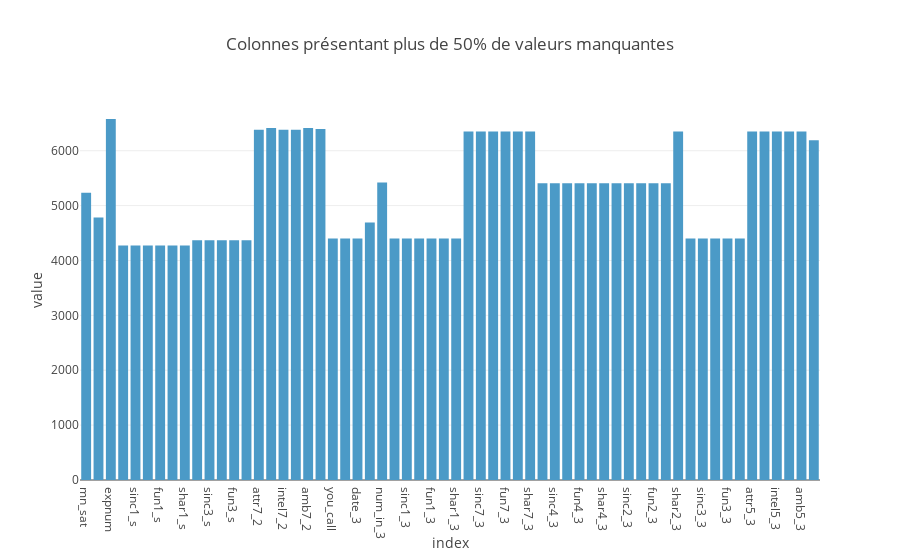

The code cell stored with this chart in its notebook:
### Code cell
missing_values = df_processed.isnull().sum()

fig = px.bar(missing_values[missing_values > len(df_processed)*0.5], 
             title="Colonnes présentant plus de 50% de valeurs manquantes")
fig.update_layout(showlegend=False)
fig.show()

### Figure 1 — Plotly figure (JSON) as saved in the notebook; plotly's stock layout.template omitted (floating-point values rounded to 4 significant figures)
{"data": [{"alignmentgroup": "True", "hovertemplate": "variable=0<br>index=%{x}<br>value=%{y}<extra></extra>", "legendgroup": "0", "marker": {"color": "#4B9AC7", "pattern": {"shape": ""}}, "name": "0", "offsetgroup": "0", "orientation": "v", "showlegend": true, "textposition": "auto", "type": "bar", "x": ["mn_sat", "tuition", "expnum", "attr1_s", "sinc1_s", "intel1_s", "fun1_s", "amb1_s", "shar1_s", "attr3_s", "sinc3_s", "intel3_s", "fun3_s", "amb3_s", "attr7_2", "sinc7_2", "intel7_2", "fun7_2", "amb7_2", "shar7_2", "you_call", "them_cal", "date_3", "numdat_3", "num_in_3", "attr1_3", "sinc1_3", "intel1_3", "fun1_3", "amb1_3", "shar1_3", "attr7_3", "sinc7_3", "intel7_3", "fun7_3", "amb7_3", "shar7_3", "attr4_3", "sinc4_3", "intel4_3", "fun4_3", "amb4_3", "shar4_3", "attr2_3", "sinc2_3", "intel2_3", "fun2_3", "amb2_3", "shar2_3", "attr3_3", "sinc3_3", "intel3_3", "fun3_3", "amb3_3", "attr5_3", "sinc5_3", "intel5_3", "fun5_3", "amb5_3", "income_dif"], "xaxis": "x", "y": [5235, 4785, 6578, 4272, 4272, 4272, 4272, 4272, 4272, 4368, 4368, 4368, 4368, 4368, 6384, 6413, 6384, 6384, 6413, 6394, 4399, 4399, 4399, 4691, 5421, 4399, 4399, 4399, 4399, 4399, 4399, 6352, 6352, 6352, 6352, 6352, 6352, 5409, 5409, 5409, 5409, 5409, 5409, 5409, 5409, 5409, 5409, 5409, 6352, 4399, 4399, 4399, 4399, 4399, 6352, 6352, 6352, 6352, 6352, 6190], "yaxis": "y"}], "layout": {"barmode": "relative", "legend": {"title": {"text": "variable"}, "tracegroupgap": 0}, "showlegend": false, "title": {"text": "Colonnes présentant plus de 50% de valeurs manquantes"}, "xaxis": {"anchor": "y", "domain": [0, 1], "title": {"text": "index"}}, "yaxis": {"anchor": "x", "domain": [0, 1], "title": {"text": "value"}}}}
